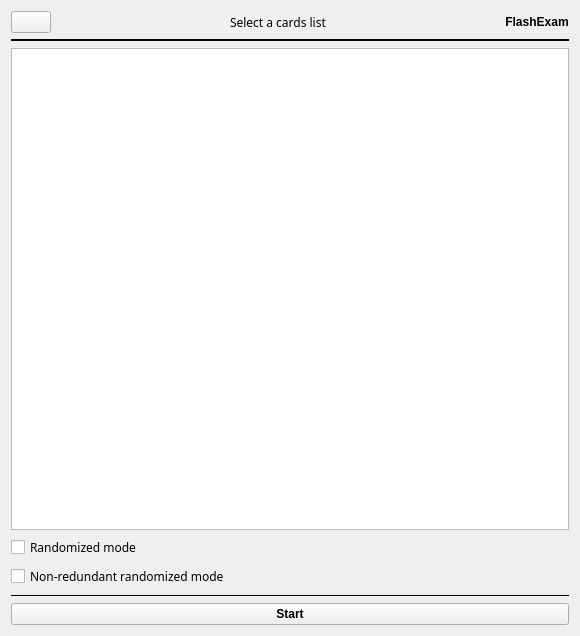
<?xml version="1.0" encoding="UTF-8"?>
<ui version="4.0">
 <class>flashExam</class>
 <widget class="QWidget" name="flashExam">
  <property name="geometry">
   <rect>
    <x>0</x>
    <y>0</y>
    <width>580</width>
    <height>636</height>
   </rect>
  </property>
  <property name="windowTitle">
   <string>Form</string>
  </property>
  <layout class="QVBoxLayout" name="verticalLayout">
   <item>
    <widget class="QStackedWidget" name="stackedWidget">
     <property name="currentIndex">
      <number>0</number>
     </property>
     <widget class="QWidget" name="page">
      <layout class="QVBoxLayout" name="verticalLayout_2">
       <property name="leftMargin">
        <number>0</number>
       </property>
       <property name="topMargin">
        <number>0</number>
       </property>
       <property name="rightMargin">
        <number>0</number>
       </property>
       <property name="bottomMargin">
        <number>0</number>
       </property>
       <item>
        <layout class="QGridLayout" name="gridLayout">
         <item row="2" column="0">
          <widget class="Line" name="line">
           <property name="frameShadow">
            <enum>QFrame::Shadow::Plain</enum>
           </property>
           <property name="lineWidth">
            <number>2</number>
           </property>
           <property name="orientation">
            <enum>Qt::Orientation::Horizontal</enum>
           </property>
          </widget>
         </item>
         <item row="4" column="0">
          <widget class="QCheckBox" name="randomizeCheckBox">
           <property name="font">
            <font>
             <family>U001</family>
            </font>
           </property>
           <property name="text">
            <string>Randomized mode</string>
           </property>
          </widget>
         </item>
         <item row="3" column="0">
          <widget class="QListWidget" name="listWidget"/>
         </item>
         <item row="7" column="0">
          <widget class="QPushButton" name="startBtn">
           <property name="font">
            <font>
             <bold>true</bold>
            </font>
           </property>
           <property name="text">
            <string>Start</string>
           </property>
          </widget>
         </item>
         <item row="1" column="0">
          <layout class="QGridLayout" name="gridLayout_2">
           <property name="bottomMargin">
            <number>0</number>
           </property>
           <item row="0" column="1">
            <spacer name="horizontalSpacer_2">
             <property name="orientation">
              <enum>Qt::Orientation::Horizontal</enum>
             </property>
             <property name="sizeHint" stdset="0">
              <size>
               <width>40</width>
               <height>20</height>
              </size>
             </property>
            </spacer>
           </item>
           <item row="0" column="3">
            <spacer name="horizontalSpacer">
             <property name="orientation">
              <enum>Qt::Orientation::Horizontal</enum>
             </property>
             <property name="sizeHint" stdset="0">
              <size>
               <width>40</width>
               <height>20</height>
              </size>
             </property>
            </spacer>
           </item>
           <item row="0" column="4">
            <widget class="QLabel" name="label">
             <property name="font">
              <font>
               <bold>true</bold>
              </font>
             </property>
             <property name="text">
              <string>FlashExam</string>
             </property>
             <property name="alignment">
              <set>Qt::AlignmentFlag::AlignCenter</set>
             </property>
            </widget>
           </item>
           <item row="0" column="2">
            <widget class="QLabel" name="label_2">
             <property name="font">
              <font>
               <family>U001</family>
              </font>
             </property>
             <property name="text">
              <string>Select a cards list</string>
             </property>
            </widget>
           </item>
           <item row="0" column="0">
            <widget class="QPushButton" name="closeBtn">
             <property name="text">
              <string/>
             </property>
            </widget>
           </item>
          </layout>
         </item>
         <item row="6" column="0">
          <widget class="Line" name="line_2">
           <property name="frameShadow">
            <enum>QFrame::Shadow::Plain</enum>
           </property>
           <property name="orientation">
            <enum>Qt::Orientation::Horizontal</enum>
           </property>
          </widget>
         </item>
         <item row="5" column="0">
          <widget class="QCheckBox" name="nonRedundantRandomizationCheckBox">
           <property name="font">
            <font>
             <family>U001</family>
            </font>
           </property>
           <property name="text">
            <string>Non-redundant randomized mode</string>
           </property>
          </widget>
         </item>
        </layout>
       </item>
      </layout>
     </widget>
     <widget class="QWidget" name="page_2">
      <layout class="QVBoxLayout" name="verticalLayout_3">
       <property name="leftMargin">
        <number>0</number>
       </property>
       <property name="topMargin">
        <number>0</number>
       </property>
       <property name="rightMargin">
        <number>0</number>
       </property>
       <property name="bottomMargin">
        <number>0</number>
       </property>
       <item>
        <layout class="QGridLayout" name="gridLayout_3">
         <item row="2" column="0">
          <widget class="QGraphicsView" name="graphicsView">
           <property name="lineWidth">
            <number>0</number>
           </property>
          </widget>
         </item>
         <item row="5" column="0">
          <widget class="QStackedWidget" name="continueWidget">
           <property name="sizePolicy">
            <sizepolicy hsizetype="Preferred" vsizetype="Maximum">
             <horstretch>0</horstretch>
             <verstretch>0</verstretch>
            </sizepolicy>
           </property>
           <widget class="QWidget" name="page_3">
            <layout class="QVBoxLayout" name="verticalLayout_4">
             <property name="leftMargin">
              <number>0</number>
             </property>
             <property name="topMargin">
              <number>0</number>
             </property>
             <property name="rightMargin">
              <number>0</number>
             </property>
             <property name="bottomMargin">
              <number>0</number>
             </property>
             <item>
              <layout class="QGridLayout" name="gridLayout_5">
               <property name="bottomMargin">
                <number>0</number>
               </property>
               <item row="2" column="0">
                <layout class="QGridLayout" name="gridLayout_6">
                 <property name="bottomMargin">
                  <number>0</number>
                 </property>
                 <item row="0" column="0">
                  <widget class="QPushButton" name="didNotKnowBtn">
                   <property name="text">
                    <string/>
                   </property>
                  </widget>
                 </item>
                 <item row="0" column="1">
                  <widget class="QPushButton" name="nextBtn">
                   <property name="font">
                    <font>
                     <bold>true</bold>
                    </font>
                   </property>
                   <property name="text">
                    <string/>
                   </property>
                  </widget>
                 </item>
                </layout>
               </item>
               <item row="3" column="0">
                <widget class="Line" name="line_3">
                 <property name="frameShadow">
                  <enum>QFrame::Shadow::Plain</enum>
                 </property>
                 <property name="orientation">
                  <enum>Qt::Orientation::Horizontal</enum>
                 </property>
                </widget>
               </item>
              </layout>
             </item>
            </layout>
           </widget>
           <widget class="QWidget" name="page_4"/>
          </widget>
         </item>
         <item row="7" column="0">
          <widget class="QPushButton" name="revealBtn">
           <property name="font">
            <font>
             <bold>true</bold>
            </font>
           </property>
           <property name="text">
            <string>Show answer</string>
           </property>
          </widget>
         </item>
         <item row="3" column="0">
          <widget class="QTextBrowser" name="textBrowser">
           <property name="sizePolicy">
            <sizepolicy hsizetype="Expanding" vsizetype="Expanding">
             <horstretch>0</horstretch>
             <verstretch>0</verstretch>
            </sizepolicy>
           </property>
          </widget>
         </item>
         <item row="0" column="0">
          <layout class="QGridLayout" name="gridLayout_4">
           <property name="bottomMargin">
            <number>0</number>
           </property>
           <item row="0" column="2">
            <widget class="QLabel" name="cardNumberLabel">
             <property name="font">
              <font>
               <family>U001</family>
              </font>
             </property>
             <property name="text">
              <string>Card number</string>
             </property>
            </widget>
           </item>
           <item row="0" column="0">
            <widget class="QPushButton" name="backBtn">
             <property name="text">
              <string/>
             </property>
            </widget>
           </item>
           <item row="0" column="1">
            <spacer name="horizontalSpacer_3">
             <property name="orientation">
              <enum>Qt::Orientation::Horizontal</enum>
             </property>
             <property name="sizeHint" stdset="0">
              <size>
               <width>40</width>
               <height>20</height>
              </size>
             </property>
            </spacer>
           </item>
          </layout>
         </item>
         <item row="4" column="0">
          <widget class="Line" name="line_4">
           <property name="frameShadow">
            <enum>QFrame::Shadow::Plain</enum>
           </property>
           <property name="lineWidth">
            <number>2</number>
           </property>
           <property name="orientation">
            <enum>Qt::Orientation::Horizontal</enum>
           </property>
          </widget>
         </item>
         <item row="1" column="0">
          <widget class="Line" name="line_5">
           <property name="frameShadow">
            <enum>QFrame::Shadow::Plain</enum>
           </property>
           <property name="lineWidth">
            <number>2</number>
           </property>
           <property name="orientation">
            <enum>Qt::Orientation::Horizontal</enum>
           </property>
          </widget>
         </item>
        </layout>
       </item>
      </layout>
     </widget>
    </widget>
   </item>
  </layout>
 </widget>
 <resources/>
 <connections/>
</ui>
